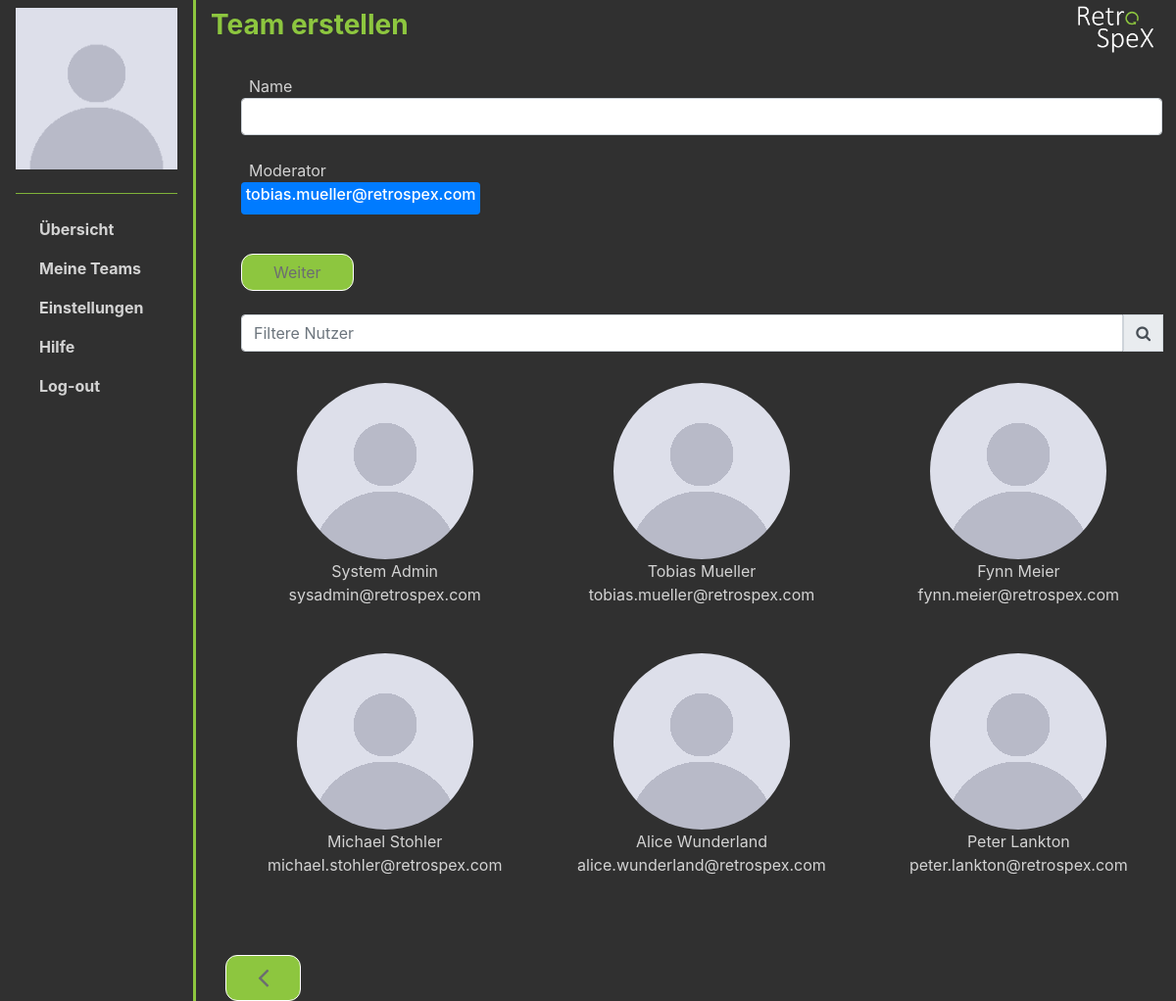
Page /view/php/teams.register.view.php?modId=9 (signed in) on the committed database.
### tables this page shows
CREATE TABLE `users` (
  `id` int(255) NOT NULL,
  `firstname` varchar(255) NOT NULL,
  `lastname` varchar(255) NOT NULL,
  `email` varchar(255) NOT NULL,
  `global_role` varchar(15) NOT NULL,
  `login_id` int(255) NOT NULL
);

### view/php/teams.register.view.php (the view, shortened to what this page needs)
<?php require('../partials/head.php');
if(isset($_GET['teamId'])) {
 require("./../../model/User.php");
 session_start();
?>
<div class="container-fluid">
    <div class="row">
        <nav id="sb-main" class="col-sm-3 col-lg-2 navbar justify-content-center d-md-block borderright-customgreen">
            <ul class="navbar-nav flex-column">
                <li class="text-center">
                    <img class="img-fluid mb-2" src="../pictures/anonymous_user.png" alt="Profilbild">
                    <h6 class="text-center">
                    <?php echo $_SESSION['user']->firstname ." ".$_SESSION['user']->lastname; ?>
                    </h6>
                    <hr class="bg-customgreen">
                </li>
                <li class="nav-item pl-4">
                    <a class="nav-link" href="../../controller/teams.register.abort.php?teamId=<?php echo $_GET['teamId']?>&destination=1"><b>Übersicht</b></a>
                </li>
                <?php
                if ($_SESSION['user']->globalRole == "admin"){
                    echo '<li class="nav-item pl-4">
                        <a class="nav-link" href="../../controller/teams.register.abort.php?teamId='.$_GET['teamId'].'&destination=2"><b>Teams</b></a>
                    </li>
                    <li class="nav-item pl-4">
                        <a class="nav-link" href="../../controller/teams.register.abort.php?teamId='.$_GET['teamId'].'&destination=3"><b>Nutzer</b></a>
                    </li>';
                    }
                    else {
                    echo '<li class="nav-item pl-4">
                        <a class="nav-link" href="../../controller/teams.register.abort.php?teamId='.$_GET['teamId'].'&destination=2"><b>Meine Teams</b></a>
                    </li>';
                    }
                ?>
                <li class="nav-item pl-4">
                    <a class="nav-link" href="../../controller/teams.register.abort.php?teamId=<?php echo $_GET['teamId']?>&destination=4"><b>Einstellungen</b></a>
                </li>
                <li class="nav-item pl-4">
                    <a class="nav-link" href="../../controller/teams.register.abort.php?teamId=<?php echo $_GET['teamId']?>&destination=5"><b>Hilfe</b></a>
                </li>
                <li class="nav-item pl-4">
                    <a class="nav-link" href="../../controller/teams.register.abort.php?teamId=<?php echo $_GET['teamId']?>&destination=6"><b>Log-out</b></a>
                </li>
            </ul>
        </nav>
<?php
 } else {
 require('../partials/navbar.php');
} ?>
<main class="col-sm-9 col-lg-10">
    <div class="row justify-content-between">
        <div class="col-6 my-auto">
            <h3><b>Team erstellen</b></h3>
        </div>
        <div class="col-3 col-lg-2">
            <img class="float-right" src="../pictures/Logo.png" alt="RetroSpeX Logo" width="90" height="60">
        </div>
    </div>
    <div class="container-fluid mt-3 ml-3">
        <?php if (isset($_GET['teamId'])) { ?>
        <form action="../../controller/addTeam.php?teamId=<?php echo $_GET['teamId']; ?>&modId=<?php echo $_GET['modId']; ?>" method="GET">
        <input name="teamId" id="teamId" type="hidden" value="<?php echo $_GET['teamId']?>">
        <input name="modId" id="modId" type="hidden" value="<?php echo $_GET['modId']?>">
        <?php } else { ?>
        <form action="../../controller/addTeam.php" method="GET">
        <?php } ?>
            <div class="form-group">
                <label for="name" class="my-0 pl-2">Name</label>
                <input name="name" id="name" type="text" class="form-control rounded mw-400" onkeyup='saveValue(this);' required><br>
                <label for="moderator" class="my-0 text-left pl-2">Moderator </label>
                <?php
                if(isset($_GET['modId'])){
                    $modid = intval($_GET['modId']);
                }
                $modemail = null;
                 if(isset($modid)) {
                    $db = new Database();
                    $pdo = $db->connect();
                    $sql = "SELECT email FROM `users` WHERE id = ". $modid;
                    $stmt = $pdo->prepare($sql);
                    $stmt->execute();
                    $row = $stmt->Fetch(PDO::FETCH_ASSOC);
                    $modemail = $row['email'];
                 }
                ?>
                <div>
                    <?php if (isset($_GET['modId'])) {?><span class='badge badge-primary' style="color:white"><h6><?php echo $modemail; ?></h6></span><?php } else { echo "<label></label>"; }?>
                </div>
                <br>
            <div>
                <button class="btn btn-green text-left mt-3" type="submit">Weiter</button>
            </div>
            <br>
            <div class="input-group">
                <input id="user-searchbar" onkeyup="search_users()" type="search" class="form-control mw-400" placeholder="Filtere Nutzer">
                <div class="input-group-prepend">
                    <span class="input-group-text"><i class="fa fa-search"></i></span>
                </div>
            </div>
        </div>
        <div class="row">
            <?php
            if (isset($_GET['teamId'])) {
                $db = new Database();
                $pdo = $db->connect();
                $sql = "SELECT * FROM `users`";
                $stmt = $pdo->prepare($sql);
                $stmt->execute();
                $users = $stmt->FetchAll(PDO::FETCH_ASSOC);
                foreach($users as $user){
                    echo '<div class="col my-3 text-center user-content">
                        <a href="teams.register.view.php?teamId='.$_GET['teamId'].'&modId='.$user['id'].'">
                            <img src="../pictures/anonymous_user.png" class="rounded-circle" alt="Profilbild">
                             <p>'.$user['firstname']." ".$user['lastname'].'<br>
                            '.$user['email'].'</p>
                        </a>
                    </div>';
                }
            } else {
                $db = new Database();
                $pdo = $db->connect();
                $sql = "SELECT * FROM `users`";
                $stmt = $pdo->prepare($sql);
                $stmt->execute();
                $users = $stmt->FetchAll(PDO::FETCH_ASSOC);
                foreach($users as $user){
                    echo '<div class="col my-3 text-center user-content">
                        <a href="teams.register.view.php?modId='.$user['id'].'">
                            <img src="../pictures/anonymous_user.png" class="rounded-circle" alt="Profilbild">
                            <p>'.$user['firstname']." ".$user['lastname'].'<br>
                           '.$user['email'].'</p>
                        </a>
                    </div>';
                }
            }
            ?>
    </div>
        </form>
    </div>
    <div class="container-fluid mt-5">
    <a href="../../controller/teams.register.abort.php?destination=2<?php if(isset($_GET['teamId'])) {echo '&teamId='.$_GET['teamId'];}?>">
            <button class="btn btn-green text-left"><i class="fa fa-angle-left fa-2x"></i></button>
        </a>
    </div>
</main>
<?php require('../partials/footer.php'); ?>

### view/css/styles.css (style rules this page uses)
.custom-page { background-color: #303030; color: lightgrey; }
a, a:hover { color: lightgrey; }
h3, h4, h5 { color: #8dc63f; }
.btn-green { background-color: #8dc63f; color: #6c6d71; border-radius: 12px; border-width: 1px; border-color: white; padding: 6px 32px; text-align: center; text-decoration: none; display: inline-block; font-size: 16px; outline: none; }
.mw-400 { max-width: 400; }

### rows in the picture
users: email "tobias.mueller@retrospex.com", firstname "Tobias", lastname "Mueller"
users: firstname "System", lastname "Admin", email "sysadmin@retrospex.com"
users: firstname "Fynn", lastname "Meier", email "fynn.meier@retrospex.com"
users: firstname "Michael", lastname "Stohler", email "michael.stohler@retrospex.com"
users: firstname "Alice", lastname "Wunderland", email "alice.wunderland@retrospex.com"
users: firstname "Peter", lastname "Lankton", email "peter.lankton@retrospex.com"
